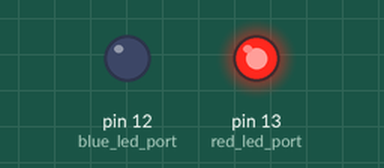
This sketch was run on a simulated Arduino Uno, built with avr-gcc and run on an emulated ATmega328P. Parts: output pins drawn as LEDs (lit = HIGH).

Above: at 0.1 s.
At 2.5 s:
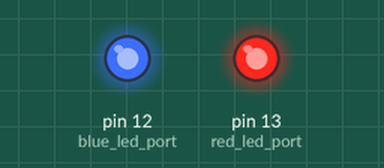
At 4.3 s:
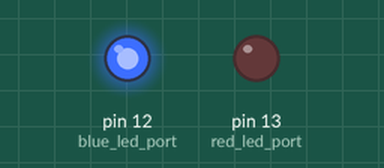
At 6.25 s:
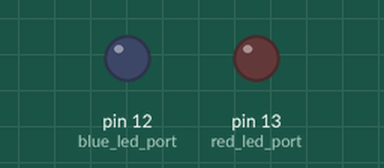
Timing chart, 0 to 7.4 s (numbered marks = the images above):
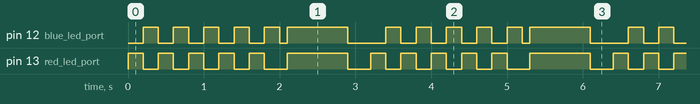

Measured:
- by itself, pin 12 (blue_led_port): repeats every 3.2 s: 4 × (LOW 0.20 s, HIGH 0.20 s), LOW 0.10 s, HIGH 0.80 s, LOW 0.50 s, HIGH 0.20 s
- by itself, pin 13 (red_led_port): repeats every 3.2 s: 4 × (LOW 0.20 s, HIGH 0.20 s), LOW 0.30 s, HIGH 0.80 s, LOW 0.30 s, HIGH 0.20 s
- by itself, everything shown: repeats every 3.2 s, in 13 steps

The sketch:

level3.ino
```cpp
// Declare variables
int red_led_port = 13;		// port # corresponding to `redLED` on the Arduino
int blue_led_port = 12;		// port # corresponding to `blueLED` on the Arduino
int space_blink = 200;		// space between each blink
int pattern_cooldown = 100; // delay between each call to a pattern function
int loop_cooldown = 300;	// delay between each itteration of the main simulation loop

// Declare functions
void blinkLED(int port, double delayOn = 0, double delayOff = 0)
/*
	Causes the specified port, inferred as a connection
	to the LED device, to blink, conforming to the specified
	arguments representing delays

	Both delays are optional arguments and default to 0

	This function is designed to be portable
	into other sections of this lab, therefor it
	has more arguments to allow for more customization
*/
{
	digitalWrite(port, HIGH);
	delay(delayOn);
	digitalWrite(port, LOW);
	delay(delayOff);
};

void blink(int port)
/*
	A wrapper function designed to alieviate some
	repeadeted code when calling blinkLED. Since, the second
	and third argument of that function are always
	the same in this level of the lab
*/
{
	blinkLED(port, space_blink);
}

void pattern1()
// Blinks both LEDs in an alternating fashion
{
	for (int i = 0; i < 5; i++)
	{
		blink(red_led_port);
		blink(blue_led_port);
	}
}

void pattern2()
/*
	Blinks both LEDs in sync.
	Done manually using `digitalWrite` because
	`blinkLED` is a yielding function (rightfully so)
	therefor this was the only alternative without multithreading
*/
{
	for (int i = 0; i < 4; i++)
	{
		digitalWrite(blue_led_port, HIGH);
		digitalWrite(red_led_port, HIGH);
		delay(space_blink);
		digitalWrite(blue_led_port, LOW);
		digitalWrite(red_led_port, LOW);
	}
}

void scenario()
/*
  Delegates to each pattern, executing the main program.
*/
{
	pattern1();
	delay(pattern_cooldown);
	pattern2();
}

// Arduino boilerplate and simulation init

/*
  The initial setup for the simulation
  + initializes the pin related to the red_led_port
  + initializes the pin related to the blue_led_port
*/
void setup()
{
	pinMode(red_led_port, OUTPUT);
	pinMode(blue_led_port, OUTPUT);
}

void loop()
// repeats all scenarios for the lifetime of the simulation
{
	scenario();
	delay(loop_cooldown);
};
```
